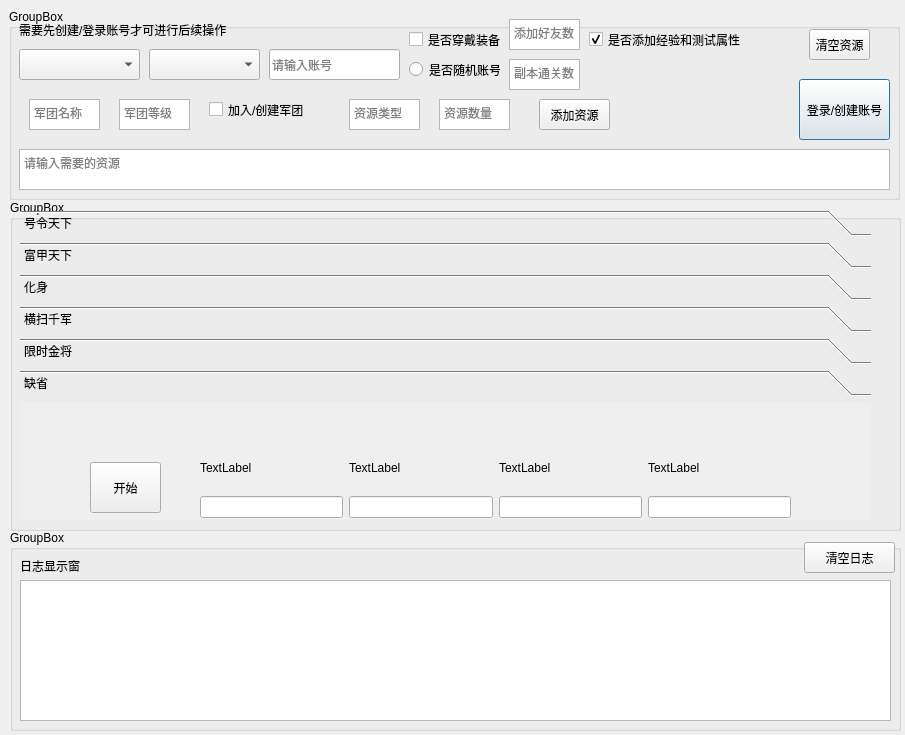
<?xml version="1.0" encoding="UTF-8"?>
<ui version="4.0">
 <class>Dialog</class>
 <widget class="QDialog" name="Dialog">
  <property name="geometry">
   <rect>
    <x>0</x>
    <y>0</y>
    <width>905</width>
    <height>735</height>
   </rect>
  </property>
  <property name="windowTitle">
   <string>Dialog</string>
  </property>
  <widget class="QGroupBox" name="new_account_box">
   <property name="geometry">
    <rect>
     <x>9</x>
     <y>9</y>
     <width>891</width>
     <height>191</height>
    </rect>
   </property>
   <property name="title">
    <string>GroupBox</string>
   </property>
   <widget class="QComboBox" name="game_name">
    <property name="geometry">
     <rect>
      <x>10</x>
      <y>40</y>
      <width>121</width>
      <height>31</height>
     </rect>
    </property>
   </widget>
   <widget class="QComboBox" name="sever_name">
    <property name="geometry">
     <rect>
      <x>140</x>
      <y>40</y>
      <width>111</width>
      <height>31</height>
     </rect>
    </property>
   </widget>
   <widget class="QRadioButton" name="is_Random_account">
    <property name="geometry">
     <rect>
      <x>400</x>
      <y>50</y>
      <width>91</width>
      <height>21</height>
     </rect>
    </property>
    <property name="text">
     <string>是否随机账号</string>
    </property>
   </widget>
   <widget class="QLineEdit" name="input_account">
    <property name="geometry">
     <rect>
      <x>260</x>
      <y>40</y>
      <width>131</width>
      <height>31</height>
     </rect>
    </property>
    <property name="placeholderText">
     <string>请输入账号</string>
    </property>
    <property name="clearButtonEnabled">
     <bool>true</bool>
    </property>
   </widget>
   <widget class="QTextEdit" name="Resources_input_text">
    <property name="geometry">
     <rect>
      <x>10</x>
      <y>140</y>
      <width>871</width>
      <height>41</height>
     </rect>
    </property>
    <property name="placeholderText">
     <string>请输入需要的资源</string>
    </property>
   </widget>
   <widget class="QPushButton" name="new_login_account">
    <property name="geometry">
     <rect>
      <x>790</x>
      <y>70</y>
      <width>91</width>
      <height>61</height>
     </rect>
    </property>
    <property name="text">
     <string>登录/创建账号</string>
    </property>
   </widget>
   <widget class="QLabel" name="account_tips">
    <property name="geometry">
     <rect>
      <x>10</x>
      <y>5</y>
      <width>281</width>
      <height>31</height>
     </rect>
    </property>
    <property name="text">
     <string>需要先创建/登录账号才可进行后续操作</string>
    </property>
   </widget>
   <widget class="QTextEdit" name="fuben_num">
    <property name="geometry">
     <rect>
      <x>500</x>
      <y>50</y>
      <width>71</width>
      <height>31</height>
     </rect>
    </property>
    <property name="placeholderText">
     <string>副本通关数</string>
    </property>
   </widget>
   <widget class="QTextEdit" name="haoyou_num_2">
    <property name="geometry">
     <rect>
      <x>500</x>
      <y>10</y>
      <width>71</width>
      <height>31</height>
     </rect>
    </property>
    <property name="placeholderText">
     <string>添加好友数</string>
    </property>
   </widget>
   <widget class="QPushButton" name="clear_resource">
    <property name="geometry">
     <rect>
      <x>800</x>
      <y>20</y>
      <width>61</width>
      <height>31</height>
     </rect>
    </property>
    <property name="text">
     <string>清空资源</string>
    </property>
   </widget>
   <widget class="QCheckBox" name="yijian_zhuangbei_2">
    <property name="geometry">
     <rect>
      <x>400</x>
      <y>20</y>
      <width>101</width>
      <height>21</height>
     </rect>
    </property>
    <property name="text">
     <string>是否穿戴装备</string>
    </property>
   </widget>
   <widget class="QCheckBox" name="jingyanshuxing">
    <property name="geometry">
     <rect>
      <x>580</x>
      <y>20</y>
      <width>161</width>
      <height>21</height>
     </rect>
    </property>
    <property name="text">
     <string>是否添加经验和测试属性</string>
    </property>
    <property name="checked">
     <bool>true</bool>
    </property>
   </widget>
   <widget class="QTextEdit" name="juntuan_level">
    <property name="geometry">
     <rect>
      <x>110</x>
      <y>90</y>
      <width>71</width>
      <height>31</height>
     </rect>
    </property>
    <property name="placeholderText">
     <string>军团等级</string>
    </property>
   </widget>
   <widget class="QCheckBox" name="new_join_guild">
    <property name="geometry">
     <rect>
      <x>200</x>
      <y>90</y>
      <width>101</width>
      <height>21</height>
     </rect>
    </property>
    <property name="text">
     <string>加入/创建军团</string>
    </property>
   </widget>
   <widget class="QTextEdit" name="juntuan_name">
    <property name="geometry">
     <rect>
      <x>20</x>
      <y>90</y>
      <width>71</width>
      <height>31</height>
     </rect>
    </property>
    <property name="placeholderText">
     <string>军团名称</string>
    </property>
   </widget>
   <widget class="QTextEdit" name="item_type">
    <property name="geometry">
     <rect>
      <x>340</x>
      <y>90</y>
      <width>71</width>
      <height>31</height>
     </rect>
    </property>
    <property name="placeholderText">
     <string>资源类型</string>
    </property>
   </widget>
   <widget class="QTextEdit" name="item_value">
    <property name="geometry">
     <rect>
      <x>430</x>
      <y>90</y>
      <width>71</width>
      <height>31</height>
     </rect>
    </property>
    <property name="placeholderText">
     <string>资源数量</string>
    </property>
   </widget>
   <widget class="QPushButton" name="add_all_resource">
    <property name="geometry">
     <rect>
      <x>530</x>
      <y>90</y>
      <width>71</width>
      <height>31</height>
     </rect>
    </property>
    <property name="text">
     <string>添加资源</string>
    </property>
   </widget>
  </widget>
  <widget class="QGroupBox" name="activities_box">
   <property name="geometry">
    <rect>
     <x>10</x>
     <y>200</y>
     <width>891</width>
     <height>331</height>
    </rect>
   </property>
   <property name="title">
    <string>GroupBox</string>
   </property>
   <widget class="QToolBox" name="activities_list">
    <property name="geometry">
     <rect>
      <x>10</x>
      <y>10</y>
      <width>851</width>
      <height>311</height>
     </rect>
    </property>
    <property name="currentIndex">
     <number>5</number>
    </property>
    <widget class="QWidget" name="haoling">
     <property name="geometry">
      <rect>
       <x>0</x>
       <y>0</y>
       <width>98</width>
       <height>28</height>
      </rect>
     </property>
     <attribute name="label">
      <string>号令天下</string>
     </attribute>
     <widget class="QWidget" name="horizontalLayoutWidget_9">
      <property name="geometry">
       <rect>
        <x>160</x>
        <y>100</y>
        <width>591</width>
        <height>31</height>
       </rect>
      </property>
      <layout class="QHBoxLayout" name="horizontalLayout_9">
       <item>
        <widget class="QLineEdit" name="haoling1"/>
       </item>
       <item>
        <widget class="QLineEdit" name="haoling2"/>
       </item>
       <item>
        <widget class="QLineEdit" name="haoling3"/>
       </item>
      </layout>
     </widget>
     <widget class="QWidget" name="horizontalLayoutWidget_10">
      <property name="geometry">
       <rect>
        <x>160</x>
        <y>60</y>
        <width>591</width>
        <height>31</height>
       </rect>
      </property>
      <layout class="QHBoxLayout" name="horizontalLayout_10">
       <item>
        <widget class="QLabel" name="haolingt1">
         <property name="text">
          <string>军团名</string>
         </property>
        </widget>
       </item>
       <item>
        <widget class="QLabel" name="haolingt2">
         <property name="text">
          <string>旗子捐献数量</string>
         </property>
        </widget>
       </item>
       <item>
        <widget class="QLabel" name="haolingt3">
         <property name="text">
          <string>加入/创建军团</string>
         </property>
        </widget>
       </item>
      </layout>
     </widget>
     <widget class="QPushButton" name="haolingkaishi">
      <property name="geometry">
       <rect>
        <x>50</x>
        <y>70</y>
        <width>71</width>
        <height>51</height>
       </rect>
      </property>
      <property name="text">
       <string>开始</string>
      </property>
     </widget>
    </widget>
    <widget class="QWidget" name="fujia">
     <property name="geometry">
      <rect>
       <x>0</x>
       <y>0</y>
       <width>98</width>
       <height>28</height>
      </rect>
     </property>
     <attribute name="label">
      <string>富甲天下</string>
     </attribute>
     <widget class="QWidget" name="horizontalLayoutWidget_7">
      <property name="geometry">
       <rect>
        <x>170</x>
        <y>110</y>
        <width>591</width>
        <height>31</height>
       </rect>
      </property>
      <layout class="QHBoxLayout" name="horizontalLayout_7">
       <item>
        <widget class="QLineEdit" name="fujia1"/>
       </item>
       <item>
        <widget class="QLineEdit" name="fujia2"/>
       </item>
       <item>
        <widget class="QLineEdit" name="fujia3"/>
       </item>
      </layout>
     </widget>
     <widget class="QWidget" name="horizontalLayoutWidget_8">
      <property name="geometry">
       <rect>
        <x>170</x>
        <y>70</y>
        <width>591</width>
        <height>31</height>
       </rect>
      </property>
      <layout class="QHBoxLayout" name="horizontalLayout_8">
       <item>
        <widget class="QLabel" name="fujiat1">
         <property name="text">
          <string>活动ID</string>
         </property>
        </widget>
       </item>
       <item>
        <widget class="QLabel" name="fujiat2">
         <property name="text">
          <string>1金/2紫金</string>
         </property>
        </widget>
       </item>
       <item>
        <widget class="QLabel" name="fujiat3">
         <property name="text">
          <string>抽取次数</string>
         </property>
        </widget>
       </item>
      </layout>
     </widget>
     <widget class="QPushButton" name="fujiakaishi">
      <property name="geometry">
       <rect>
        <x>60</x>
        <y>80</y>
        <width>71</width>
        <height>51</height>
       </rect>
      </property>
      <property name="text">
       <string>开始</string>
      </property>
     </widget>
    </widget>
    <widget class="QWidget" name="huashen">
     <property name="geometry">
      <rect>
       <x>0</x>
       <y>0</y>
       <width>98</width>
       <height>28</height>
      </rect>
     </property>
     <attribute name="label">
      <string>化身</string>
     </attribute>
     <widget class="QWidget" name="horizontalLayoutWidget_5">
      <property name="geometry">
       <rect>
        <x>170</x>
        <y>100</y>
        <width>591</width>
        <height>31</height>
       </rect>
      </property>
      <layout class="QHBoxLayout" name="horizontalLayout_5">
       <item>
        <widget class="QLineEdit" name="huashen1"/>
       </item>
       <item>
        <widget class="QLineEdit" name="huashen2"/>
       </item>
       <item>
        <widget class="QLineEdit" name="huashen3"/>
       </item>
       <item>
        <widget class="QLineEdit" name="huashen4"/>
       </item>
      </layout>
     </widget>
     <widget class="QWidget" name="horizontalLayoutWidget_6">
      <property name="geometry">
       <rect>
        <x>170</x>
        <y>60</y>
        <width>591</width>
        <height>31</height>
       </rect>
      </property>
      <layout class="QHBoxLayout" name="horizontalLayout_6">
       <item>
        <widget class="QLabel" name="huashent1">
         <property name="text">
          <string>活动ID</string>
         </property>
        </widget>
       </item>
       <item>
        <widget class="QLabel" name="huashent2">
         <property name="text">
          <string>道具名（元宝）</string>
         </property>
        </widget>
       </item>
       <item>
        <widget class="QLabel" name="huashent3">
         <property name="text">
          <string>道具数量（6666个）</string>
         </property>
        </widget>
       </item>
       <item>
        <widget class="QLabel" name="huashent4">
         <property name="text">
          <string>抽取次数</string>
         </property>
        </widget>
       </item>
      </layout>
     </widget>
     <widget class="QPushButton" name="huashenkaishi">
      <property name="geometry">
       <rect>
        <x>60</x>
        <y>70</y>
        <width>71</width>
        <height>51</height>
       </rect>
      </property>
      <property name="text">
       <string>开始</string>
      </property>
     </widget>
    </widget>
    <widget class="QWidget" name="hengsaoqianjun">
     <property name="geometry">
      <rect>
       <x>0</x>
       <y>0</y>
       <width>98</width>
       <height>28</height>
      </rect>
     </property>
     <attribute name="label">
      <string>横扫千军</string>
     </attribute>
     <widget class="QWidget" name="horizontalLayoutWidget">
      <property name="geometry">
       <rect>
        <x>150</x>
        <y>80</y>
        <width>591</width>
        <height>31</height>
       </rect>
      </property>
      <layout class="QHBoxLayout" name="horizontalLayout">
       <item>
        <widget class="QLineEdit" name="hengsao1"/>
       </item>
       <item>
        <widget class="QLineEdit" name="hengsao2"/>
       </item>
       <item>
        <widget class="QLineEdit" name="hengsao3"/>
       </item>
       <item>
        <widget class="QLineEdit" name="hengsao4"/>
       </item>
      </layout>
     </widget>
     <widget class="QPushButton" name="hengsaokaishi">
      <property name="geometry">
       <rect>
        <x>40</x>
        <y>50</y>
        <width>71</width>
        <height>51</height>
       </rect>
      </property>
      <property name="text">
       <string>开始</string>
      </property>
     </widget>
     <widget class="QWidget" name="horizontalLayoutWidget_2">
      <property name="geometry">
       <rect>
        <x>150</x>
        <y>40</y>
        <width>591</width>
        <height>31</height>
       </rect>
      </property>
      <layout class="QHBoxLayout" name="horizontalLayout_2">
       <item>
        <widget class="QLabel" name="hengsaot1">
         <property name="text">
          <string>活动ID</string>
         </property>
        </widget>
       </item>
       <item>
        <widget class="QLabel" name="hengsaot2">
         <property name="text">
          <string>道具名字</string>
         </property>
        </widget>
       </item>
       <item>
        <widget class="QLabel" name="hengsaot3">
         <property name="text">
          <string>道具数量</string>
         </property>
        </widget>
       </item>
       <item>
        <widget class="QLabel" name="hengsaot4">
         <property name="text">
          <string>抽取次数</string>
         </property>
        </widget>
       </item>
      </layout>
     </widget>
    </widget>
    <widget class="QWidget" name="xianshijinjiang">
     <property name="geometry">
      <rect>
       <x>0</x>
       <y>0</y>
       <width>98</width>
       <height>28</height>
      </rect>
     </property>
     <attribute name="label">
      <string>限时金将</string>
     </attribute>
     <widget class="QWidget" name="horizontalLayoutWidget_11">
      <property name="geometry">
       <rect>
        <x>170</x>
        <y>100</y>
        <width>661</width>
        <height>31</height>
       </rect>
      </property>
      <layout class="QHBoxLayout" name="horizontalLayout_11">
       <item>
        <widget class="QLineEdit" name="xianshijinjiang1"/>
       </item>
       <item>
        <widget class="QLineEdit" name="xianshijinjiang2"/>
       </item>
       <item>
        <widget class="QLineEdit" name="xianshijinjiang3">
         <property name="placeholderText">
          <string>魏/蜀/吴/群/金/紫金</string>
         </property>
        </widget>
       </item>
       <item>
        <widget class="QLineEdit" name="xianshijinjiang4"/>
       </item>
       <item>
        <widget class="QLineEdit" name="xianshijinjiang5"/>
       </item>
      </layout>
     </widget>
     <widget class="QWidget" name="horizontalLayoutWidget_12">
      <property name="geometry">
       <rect>
        <x>170</x>
        <y>60</y>
        <width>661</width>
        <height>31</height>
       </rect>
      </property>
      <layout class="QHBoxLayout" name="horizontalLayout_12">
       <item>
        <widget class="QLabel" name="xianshijinjiangt1">
         <property name="text">
          <string>活动ID</string>
         </property>
        </widget>
       </item>
       <item>
        <widget class="QLabel" name="xianshijinjiangt2">
         <property name="text">
          <string>第几期活动的名字</string>
         </property>
        </widget>
       </item>
       <item>
        <widget class="QLabel" name="xianshijinjiangt3">
         <property name="text">
          <string>阵营</string>
         </property>
        </widget>
       </item>
       <item>
        <widget class="QLabel" name="xianshijinjiangt4">
         <property name="text">
          <string>道具名字</string>
         </property>
        </widget>
       </item>
       <item>
        <widget class="QLabel" name="xianshijinjiangt5">
         <property name="text">
          <string>抽取次数</string>
         </property>
        </widget>
       </item>
      </layout>
     </widget>
     <widget class="QPushButton" name="xianshijinjiangkaishi">
      <property name="geometry">
       <rect>
        <x>60</x>
        <y>70</y>
        <width>71</width>
        <height>51</height>
       </rect>
      </property>
      <property name="text">
       <string>开始</string>
      </property>
     </widget>
    </widget>
    <widget class="QWidget" name="quesheng">
     <property name="geometry">
      <rect>
       <x>0</x>
       <y>0</y>
       <width>851</width>
       <height>155</height>
      </rect>
     </property>
     <attribute name="label">
      <string>缺省</string>
     </attribute>
     <widget class="QWidget" name="horizontalLayoutWidget_3">
      <property name="geometry">
       <rect>
        <x>180</x>
        <y>90</y>
        <width>591</width>
        <height>31</height>
       </rect>
      </property>
      <layout class="QHBoxLayout" name="horizontalLayout_3">
       <item>
        <widget class="QLineEdit" name="lineEdit_30"/>
       </item>
       <item>
        <widget class="QLineEdit" name="lineEdit_31"/>
       </item>
       <item>
        <widget class="QLineEdit" name="lineEdit_32"/>
       </item>
       <item>
        <widget class="QLineEdit" name="lineEdit_33"/>
       </item>
      </layout>
     </widget>
     <widget class="QWidget" name="horizontalLayoutWidget_4">
      <property name="geometry">
       <rect>
        <x>180</x>
        <y>50</y>
        <width>591</width>
        <height>31</height>
       </rect>
      </property>
      <layout class="QHBoxLayout" name="horizontalLayout_4">
       <item>
        <widget class="QLabel" name="label_6">
         <property name="text">
          <string>TextLabel</string>
         </property>
        </widget>
       </item>
       <item>
        <widget class="QLabel" name="label_7">
         <property name="text">
          <string>TextLabel</string>
         </property>
        </widget>
       </item>
       <item>
        <widget class="QLabel" name="label_8">
         <property name="text">
          <string>TextLabel</string>
         </property>
        </widget>
       </item>
       <item>
        <widget class="QLabel" name="label_9">
         <property name="text">
          <string>TextLabel</string>
         </property>
        </widget>
       </item>
      </layout>
     </widget>
     <widget class="QPushButton" name="pushButton_13">
      <property name="geometry">
       <rect>
        <x>70</x>
        <y>60</y>
        <width>71</width>
        <height>51</height>
       </rect>
      </property>
      <property name="text">
       <string>开始</string>
      </property>
     </widget>
    </widget>
   </widget>
  </widget>
  <widget class="QGroupBox" name="log_Box">
   <property name="geometry">
    <rect>
     <x>10</x>
     <y>530</y>
     <width>891</width>
     <height>201</height>
    </rect>
   </property>
   <property name="title">
    <string>GroupBox</string>
   </property>
   <widget class="QTextEdit" name="log_show_text">
    <property name="geometry">
     <rect>
      <x>10</x>
      <y>50</y>
      <width>871</width>
      <height>141</height>
     </rect>
    </property>
   </widget>
   <widget class="QLabel" name="log_tips">
    <property name="geometry">
     <rect>
      <x>10</x>
      <y>20</y>
      <width>71</width>
      <height>31</height>
     </rect>
    </property>
    <property name="text">
     <string>日志显示窗</string>
    </property>
   </widget>
   <widget class="QPushButton" name="clear_log">
    <property name="geometry">
     <rect>
      <x>794</x>
      <y>12</y>
      <width>91</width>
      <height>31</height>
     </rect>
    </property>
    <property name="text">
     <string>清空日志</string>
    </property>
   </widget>
  </widget>
 </widget>
 <resources/>
 <connections/>
</ui>
